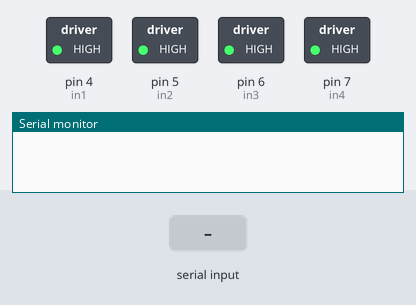
Bench run of a sketch on a simulated Arduino Uno, built with avr-gcc and run on an emulated ATmega328P. Shown: switched loads named in the sketch (green lamp = pin HIGH), the last lines printed to the serial monitor. The test bench sets the inputs (shaded band).

Above: at 1.2 s.
1.3 s: "A" received over the second serial link
At 1.8 s:
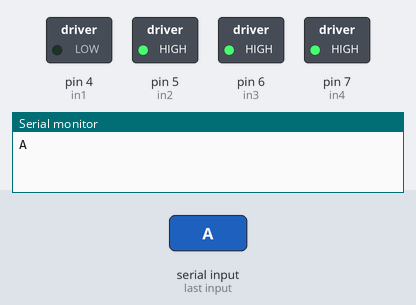
2.8 s: "B" received over the second serial link
At 4.0 s:
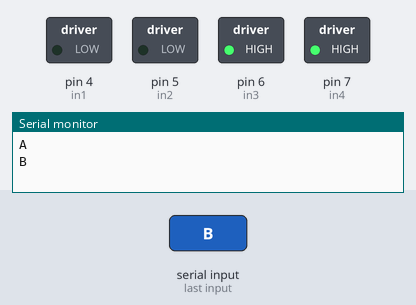
4.3 s: "a" received over the second serial link
At 5.3 s:
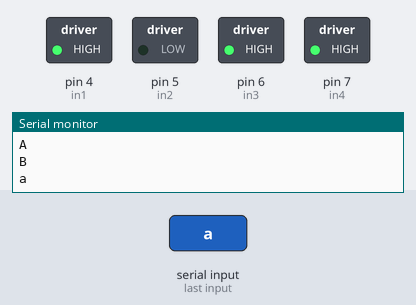
5.8 s: "C" received over the second serial link
At 6.4 s:
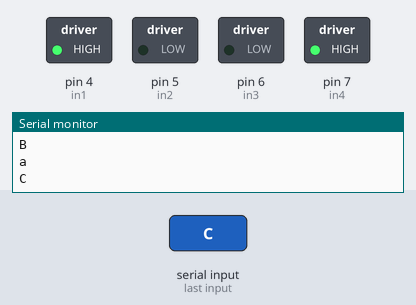
7.3 s: "b" received over the second serial link
At 7.6 s:
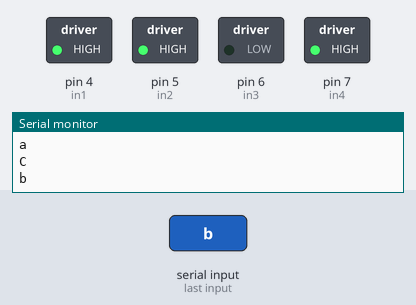
8.8 s: "D" received over the second serial link
At 9.9 s:
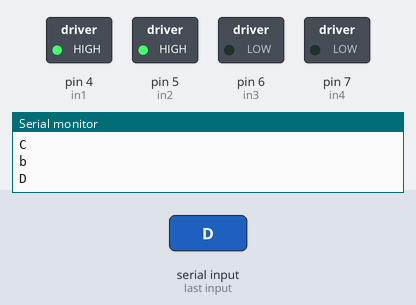
Timing chart, 0 to 11.3 s (numbered marks = the images above; inputs shaded):
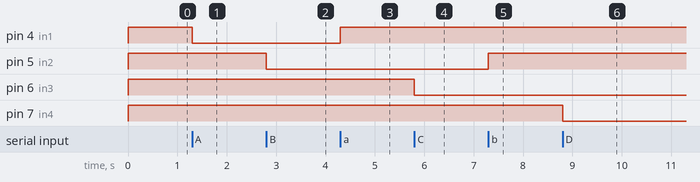

The sketch:

bt-4-relays.ino
```cpp
//*** 1- Documentation

//This program is used to control a robot car using a app that communicates with Arduino trough a bluetooth module
#include <SoftwareSerial.h>
SoftwareSerial mySerial(9,10); // RX, TX
char command;

int in1 = 4;
int in2 = 5;
int in3 = 6;
int in4 = 7;
void setup()
{
Serial.begin(38400); //Set the baud rate to your Bluetooth module.
mySerial.begin(9600);

pinMode(in1, OUTPUT);
pinMode(in2, OUTPUT);
pinMode(in3, OUTPUT);
pinMode(in4, OUTPUT);
all_off();
}

void loop(){

if (mySerial.available()) {
command = mySerial.read();
Serial.println(command);
switch(command){
    case 'A':
    r1_on();
    break;
  case 'a':
    r1_off();
    break;
  case 'B':
    r2_on();
    break;
  case 'b':
    r2_off();
    break;
  case 'C':
    r3_on();
    break;
  case 'c':
    r3_off();
    break;
  case 'D':
    r4_on();
    break;
  case 'd':
    r4_off();
    break;
  case '@':
    all_on();
    break;
  case '#':
    all_off();
    break;
}
}
}
void r1_on()
{
    digitalWrite(in1, LOW);
    mySerial.println("A");
}
void r1_off()
{
    mySerial.println("a");
    digitalWrite(in1, HIGH);
}
void r2_on()
{
    digitalWrite(in2, LOW);
    mySerial.println("B");
}
void r2_off()
{
    digitalWrite(in2, HIGH);
    mySerial.println("b");
}
void r3_on()
{
    digitalWrite(in3, LOW);
    mySerial.println("C");
}
void r3_off()
{
    digitalWrite(in3, HIGH);
    mySerial.println("c");
}
void r4_on()
{
    digitalWrite(in4, LOW);
    mySerial.println("D");
}
void r4_off()
{
    digitalWrite(in4, HIGH);
    mySerial.println("d");
}
void all_on()
{
    digitalWrite(in1, LOW);
    digitalWrite(in2, LOW);
    digitalWrite(in3, LOW);
    digitalWrite(in4, LOW);
    mySerial.println("A");
    mySerial.println("B");
    mySerial.println("C");
    mySerial.println("D");
}
void all_off()
{
    digitalWrite(in1, HIGH);
    digitalWrite(in2, HIGH);
    digitalWrite(in3, HIGH);
    digitalWrite(in4, HIGH);
    mySerial.println("a");
    mySerial.println("b");
    mySerial.println("c");
    mySerial.println("d");
}
```

Measured:
- after the input at 1.3 s, pin 4 (in1): HIGH → LOW at once
- after the input at 2.8 s, pin 5 (in2): HIGH → LOW at once
- after the input at 4.3 s, pin 4 (in1): LOW → HIGH at once
- after the input at 5.8 s, pin 6 (in3): HIGH → LOW at once
- after the input at 7.3 s, pin 5 (in2): LOW → HIGH at once
- after the input at 8.8 s, pin 7 (in4): HIGH → LOW at once
